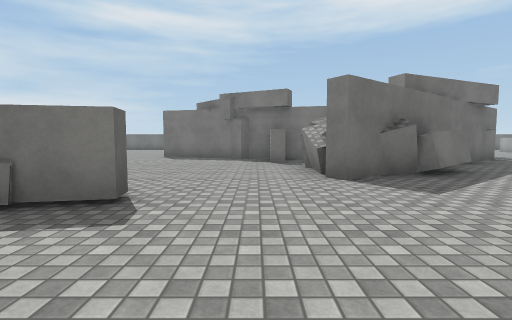
View 1 (above)

24 first-person views from a walk through a Unity game level. The camera is 1.2 m above the floor, tilts 4° down and sees 85° across. The floor is counted in squares, 2 m on a side. Each view is taken from the middle of a square. On the plan, view 1 faces up. The plan holds only what a view shows up to about 9 squares ahead; the rest is blank. The place goes on beyond the plan. The player character is not drawn. Surface patterns are stand-ins for the level's own textures.

View 2
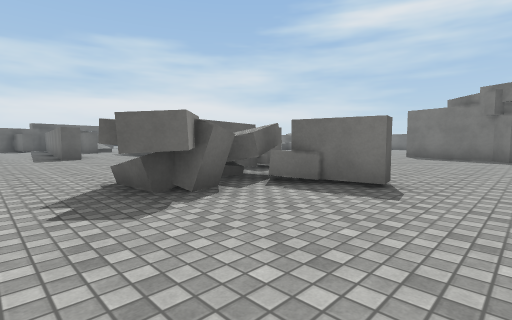

View 3
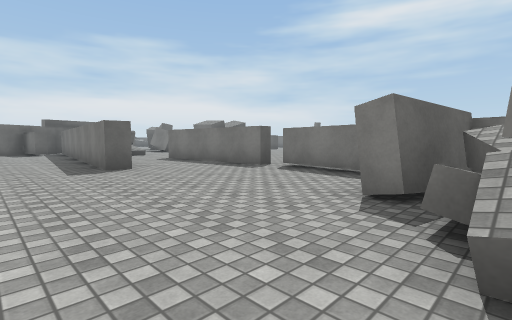

View 4
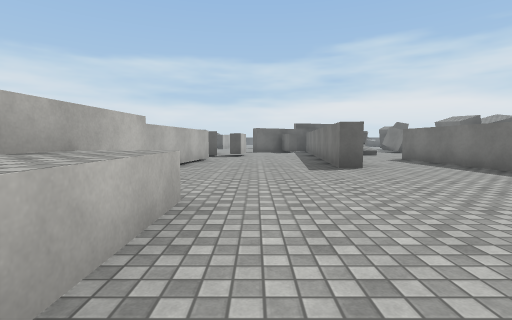

View 5
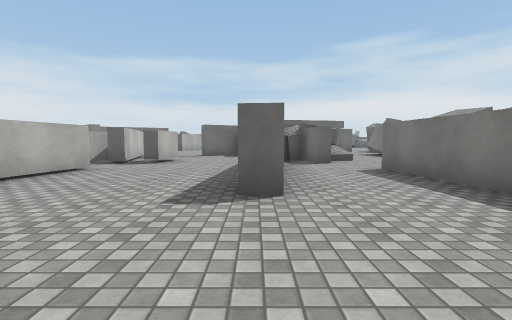

View 6
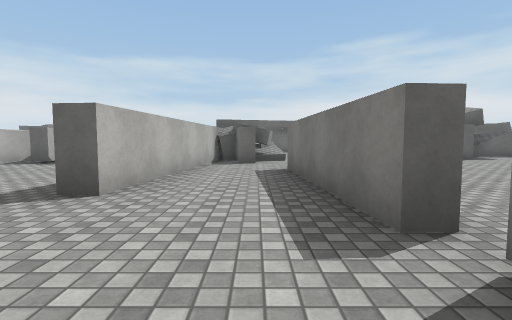

View 7
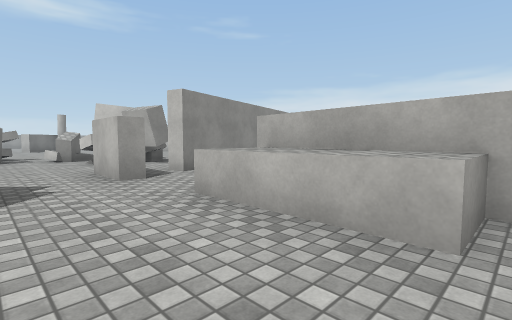

View 8
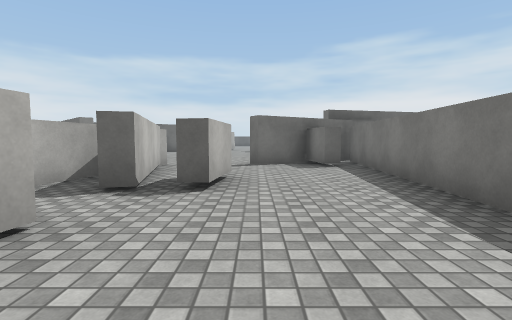

View 9
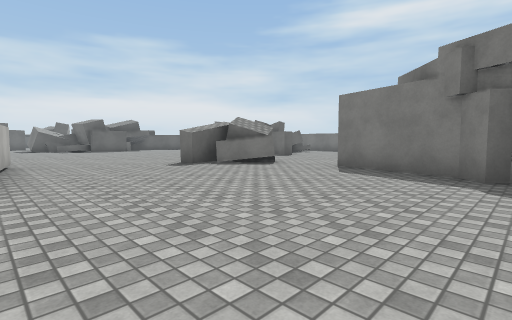

View 10
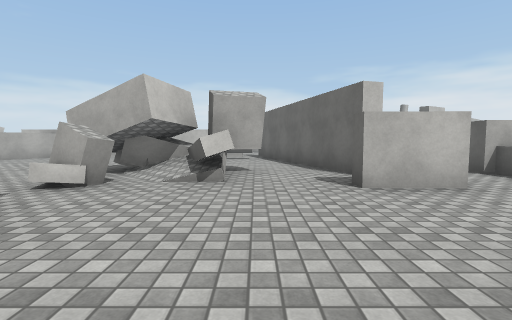

View 11
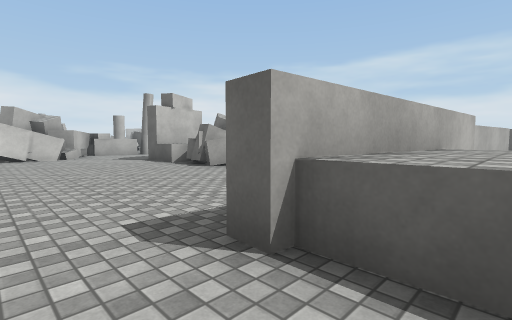

View 12
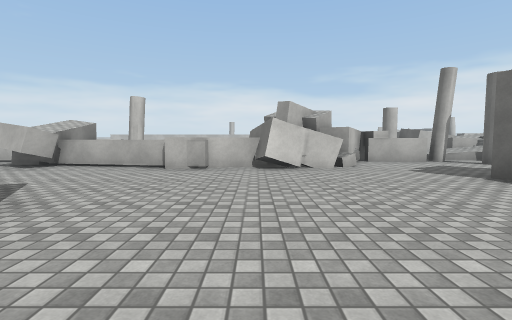

View 13
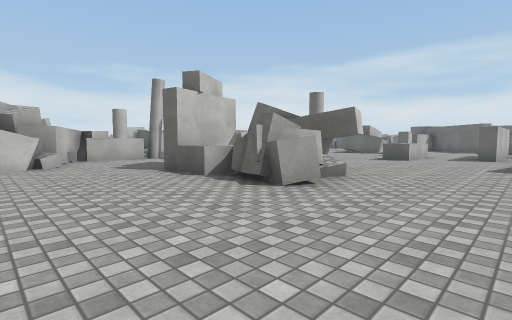

View 14
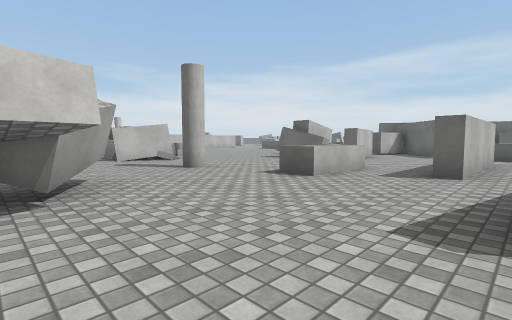

View 15
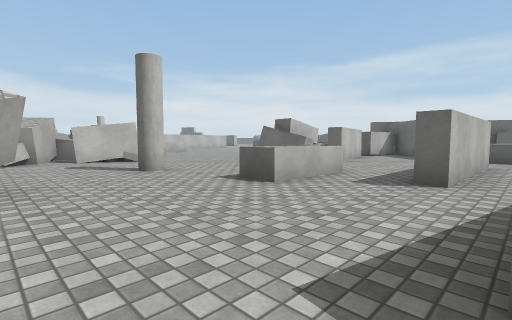

View 16
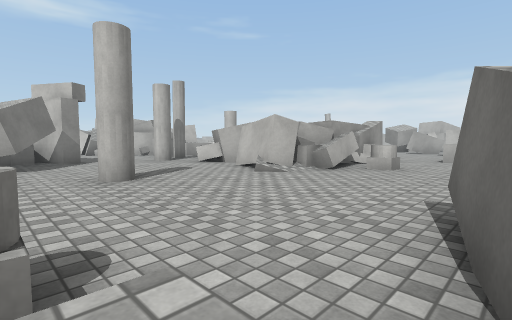

View 17
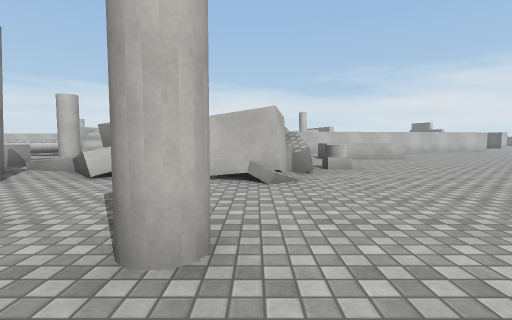

View 18
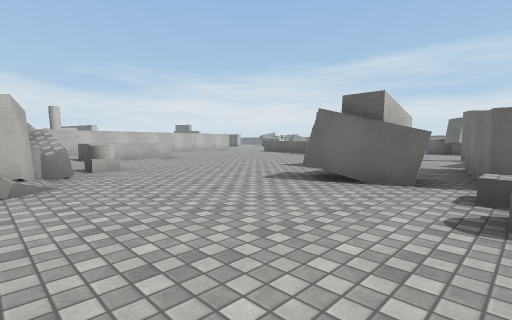

View 19
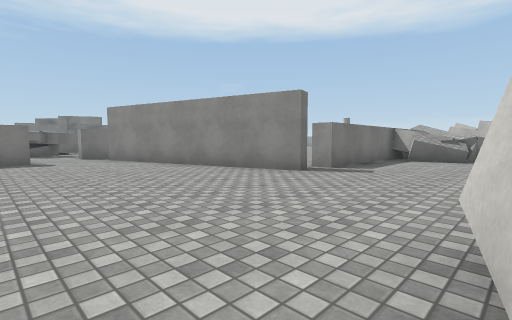

View 20
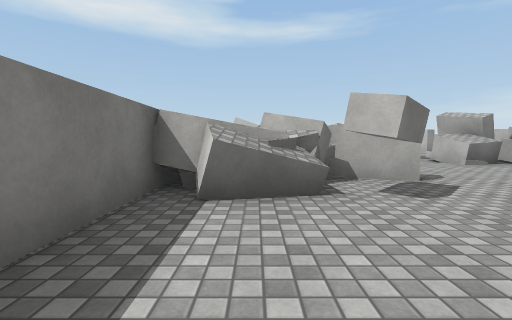

View 21
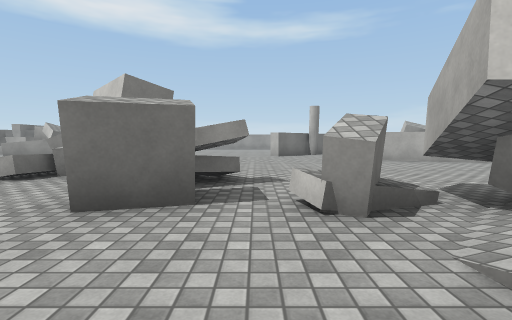

View 22
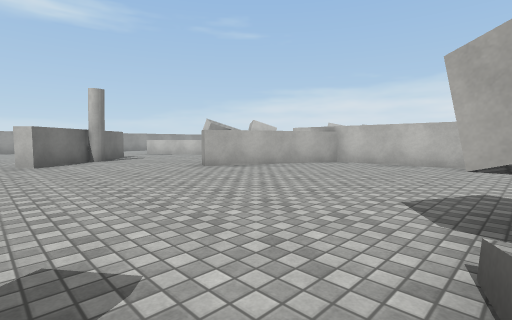

View 23
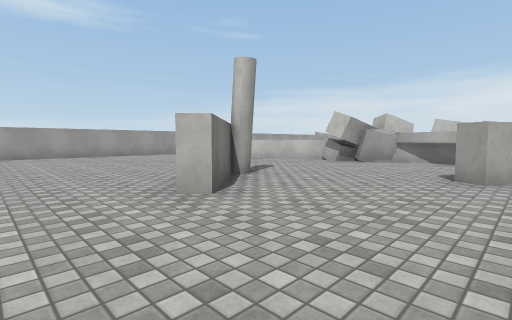

View 24
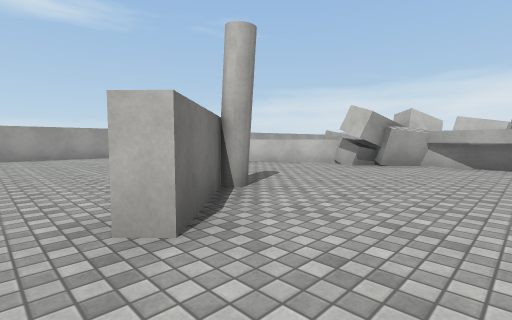

### Floor plan
Key: @ floor where view 1 was taken; # wall or solid block; x gap in a wall; . main floor; : floor 0.25 m higher than the main floor; / step, stairs or slope; = window, fence, low wall or low ledge; ^ raised ledge; O other object.
Columns run from 18 left of view 1 to 20 right of it. Each row starts with its distance up from view 1.
 10             O#.###
  9     ..     #O....###    ##
  8     ...  ...#......#    #.
  7      ...............  ##.
  6       .............#  #..
  5   ..  .............^#OO.
  4   ....###xx####........
  3  OO#.........##O#.....//#
  2 ##O#.........#^#.......O
  1 #..######.....OO......
  0 #..............O..@..O^/  ..........
 -1 #.....................................#
 -2 ............^^....#^OO.......#........#
 -3 .###..########..x.O###.......#O.......#
 -4 ####         ...##.^O#........## .....#
 -5 ....   ..........#.. ......#....
 -6 .###.............#.. .....##.....
 -7 .................#OO......#.....^^
 -8 ...OOO...#^O......#......####O##
 -9 #.O.....##^O......######## ^^##^
-10 #^....#..#O#..........OO     O
-11  #....................OO
-12 ..............#O^^..#.O##.
-13 .....:...#...O O  ^^#O....
-14 ....OOx#==#O##    O#^ ^....
-15 ...O^O^# ##O#           ..O.
-16 ....#     #OOO           .O#
-17 ....#     #=O             /O
-18 .^^..     =OO

Positions as (right, up) in squares from view 1, and headings:
1: (0, 0), facing up
2: (0, -1), facing up-left
3: (-4, -1), facing up-left
4: (-4, -1), facing left
5: (-7, 1), facing left
6: (-7, 3), facing left
7: (-7, 0), facing down-right
8: (-11, -1), facing left
9: (0, 4), facing up-left
10: (0, 2), facing down
11: (-3, -2), facing down-left
12: (-3, -6), facing down
13: (-4, -5), facing down-left
14: (-9, -5), facing down-left
15: (-10, -5), facing down-left
16: (-17, -9), facing down-right
17: (-13, -9), facing down
18: (-13, -9), facing down-left
19: (-5, -12), facing up-right
20: (1, -10), facing right
21: (0, -1), facing right
22: (3, -1), facing down-right
23: (8, 0), facing down-right
24: (9, -1), facing down-right
